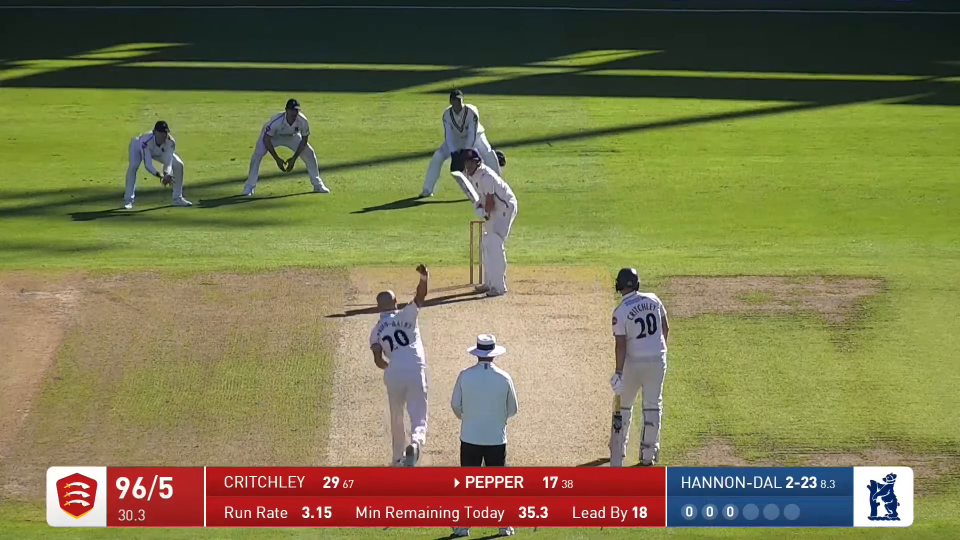
#> input picture frame 4 of trimmed.mp4, 1920 x 1080 px (shown at 1/2 size)
$ jupyter execute base-ball-detection.ipynb
#> lines starting #> are read from the running program, lines starting #| are printed output that depends on the picture; after the words box and inside, x2 and y2 are one past the last pixel; in counts of white or black regions, pixels touching at a corner belong together
[cell 1]
import cv2
import numpy as np

def detect_with_contours(video_path, output_path=None):
    # Load the video
#> called with video_path = 'trimmed.mp4', output_path = 'output_contour.mp4'
    cap = cv2.VideoCapture(video_path)

    # Check if video opened successfully
    if not cap.isOpened():
        print("Error: Could not open video.")
        return

    # Get video properties
    frame_width = int(cap.get(cv2.CAP_PROP_FRAME_WIDTH))
    frame_height = int(cap.get(cv2.CAP_PROP_FRAME_HEIGHT))
    fps = cap.get(cv2.CAP_PROP_FPS)

    # Set up video writer if output path is provided
    if output_path:
        fourcc = cv2.VideoWriter_fourcc(*'mp4v')
        out = cv2.VideoWriter(output_path, fourcc, fps, (frame_width, frame_height))

    while True:
        # Read a frame
        ret, frame = cap.read()
#> frame is the input picture: shape (1080, 1920, 3); mean B, G, R 78.2, 121.6, 124.7

        if not ret:
            break

        # Convert to grayscale
        gray = cv2.cvtColor(frame, cv2.COLOR_BGR2GRAY)
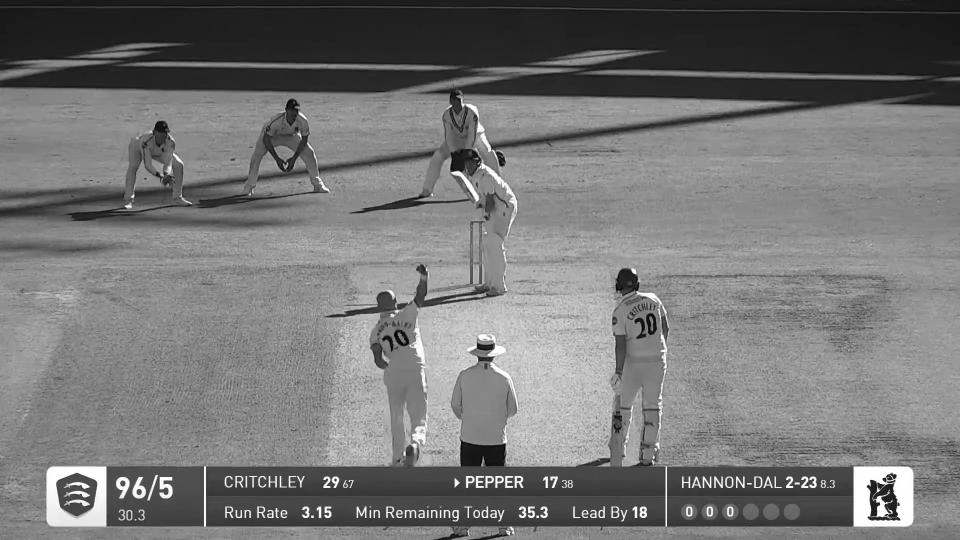
#> gray: shape (1080, 1920) (shown at 1/2 size); min 0, max 255, mean 117.6

        # Apply threshold to get binary image
        _, thresh = cv2.threshold(gray, 100, 255, cv2.THRESH_BINARY_INV)
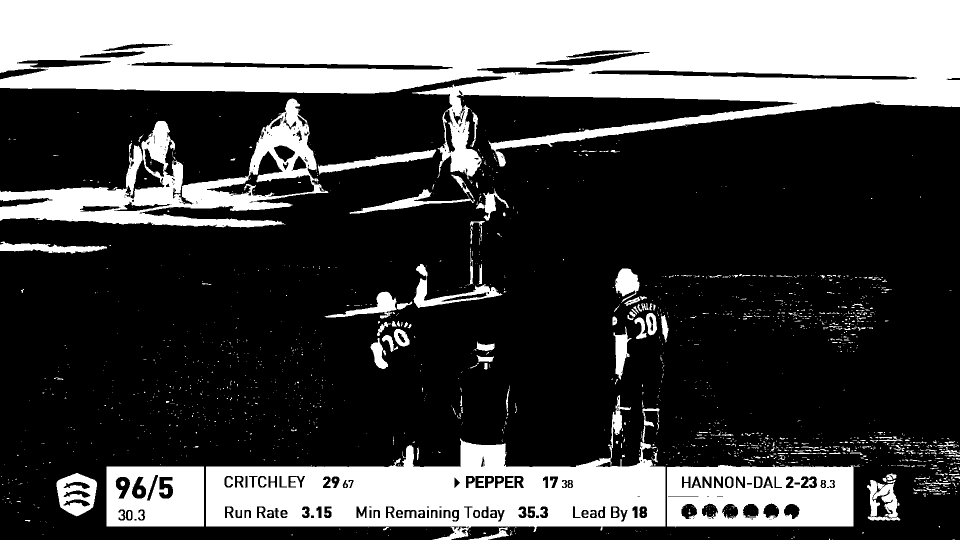
#> thresh: shape (1080, 1920) (shown at 1/2 size); 30.1% white; 1713 white regions (1496 under 20 px)

        # Find contours
        contours, _ = cv2.findContours(thresh, cv2.RETR_EXTERNAL, cv2.CHAIN_APPROX_SIMPLE)
#> contours = 1632 contours, 1544 with area under 20; largest, box (x1, y1, x2, y2) and area: (0, 0, 1920, 359) 379251, (412, 790, 1331, 1080) 117019, (0, 197, 657, 455) 57381, (1334, 929, 1707, 1055) 44163, (213, 933, 408, 1053) 23086

        for contour in contours:
            # Calculate area
            area = cv2.contourArea(contour)

            # Filter small contours
            if area < 50 or area > 100:
                continue

            # Calculate circularity
            perimeter = cv2.arcLength(contour, True)
            circularity = 4 * np.pi * area / (perimeter * perimeter) if perimeter > 0 else 0

            # If sufficiently circular
            if circularity > 0.7:
                # Get bounding rectangle
                x, y, w, h = cv2.boundingRect(contour)
                cv2.rectangle(frame, (x, y), (x + w, y + h), (0, 255, 0), 2)
                cv2.putText(frame, f"Ball ({circularity:.2f})", (x, y-10),
                            cv2.FONT_HERSHEY_SIMPLEX, 0.5, (0, 255, 0), 2)
#> this loop made 1632 passes
#> area on passes 37, 39: 455, 23.5

        # Write frame to output video if specified
        if output_path:
            out.write(frame)

    # Release everything when done
    cap.release()
    if output_path:
        out.release()

    print("Processing complete!")

# Try both methods
if __name__ == "__main__":
    video_path = "trimmed.mp4"
    output_path2 = "output_contour.mp4"

    print("Running contour-based detection...")
    detect_with_contours(video_path, output_path2)

$ run again, starting later in the video
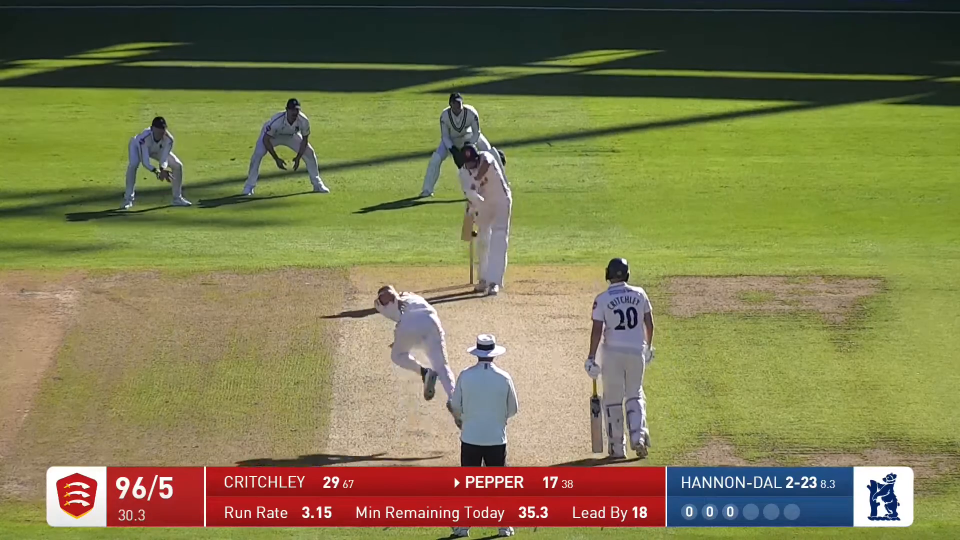
#> input picture frame 18 of trimmed.mp4, 1920 x 1080 px (shown at 1/2 size)
#> in detect_with_contours, frame is the input picture: shape (1080, 1920, 3); mean B, G, R 78.7, 121.9, 125.2
#> in detect_with_contours, `gray = cv2.cvtColor(frame, cv2.COLOR_BGR2GRAY)`:
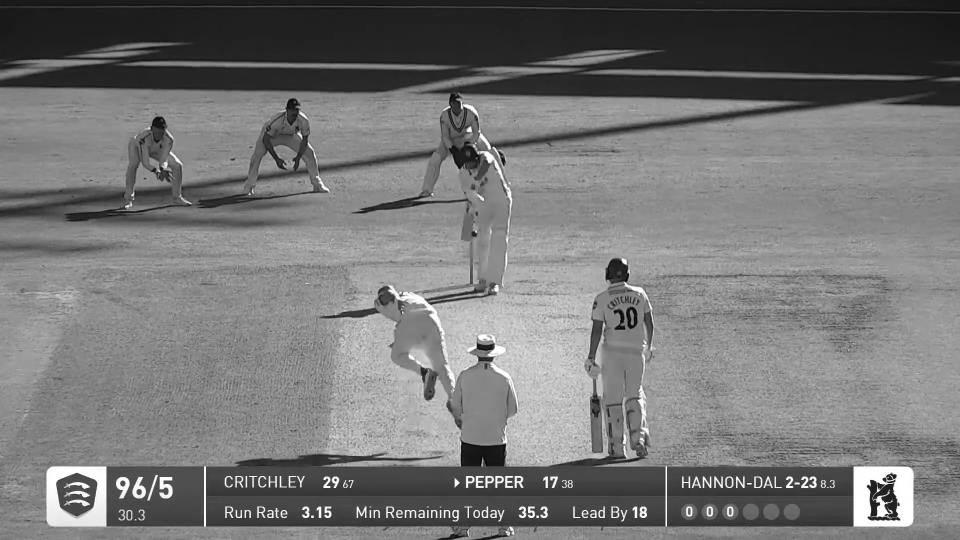
#> gray: shape (1080, 1920) (shown at 1/2 size); min 0, max 255, mean 117.9
#> in detect_with_contours, `_, thresh = cv2.threshold(gray, 100, 255, cv2.THRESH_BINARY_INV)`:
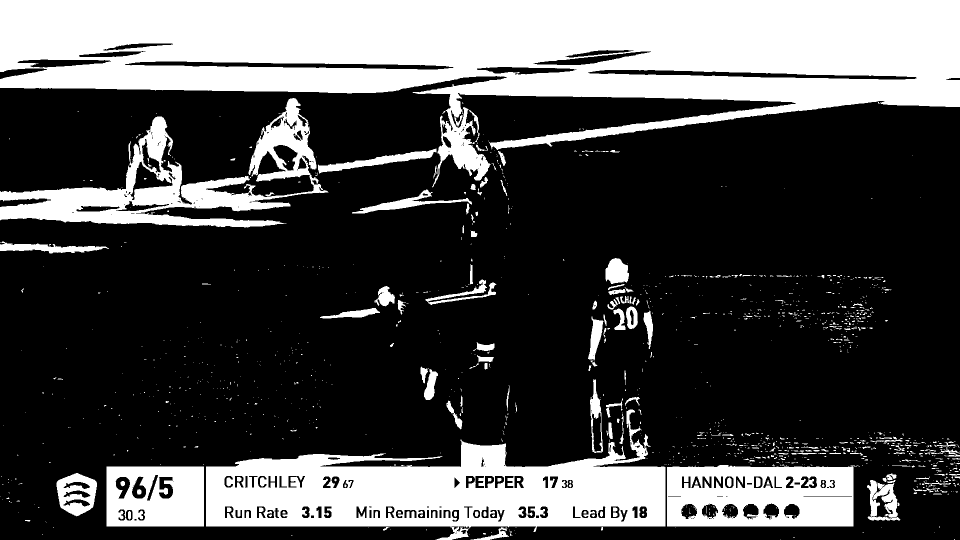
#> thresh: shape (1080, 1920) (shown at 1/2 size); 30.1% white; 1261 white regions (1060 under 20 px)
#> contours = 1187 contours, 1092 with area under 20; largest, box (x1, y1, x2, y2) and area: (0, 0, 1920, 375) 378716, (412, 819, 1331, 1080) 122000, (0, 196, 657, 455) 52906, (1334, 930, 1720, 1053) 44141, (213, 933, 408, 1053) 23086
#> the loop in detect_with_contours, `for contour in contours:` made 1187 passes
#> (area, perimeter, circularity, x, y, w, h) on pass 1118: (79.5, 37.56, 0.708, 941, 368, 11, 12)

$ run again, starting later in the video
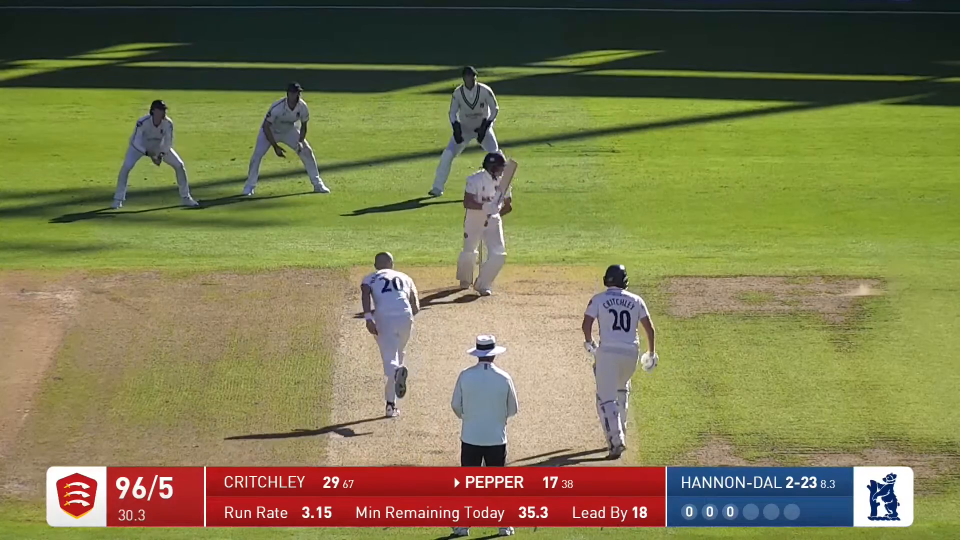
#> input picture frame 32 of trimmed.mp4, 1920 x 1080 px (shown at 1/2 size)
#> in detect_with_contours, frame is the input picture: shape (1080, 1920, 3); mean B, G, R 78.7, 121.8, 125.2
#> in detect_with_contours, `gray = cv2.cvtColor(frame, cv2.COLOR_BGR2GRAY)`:
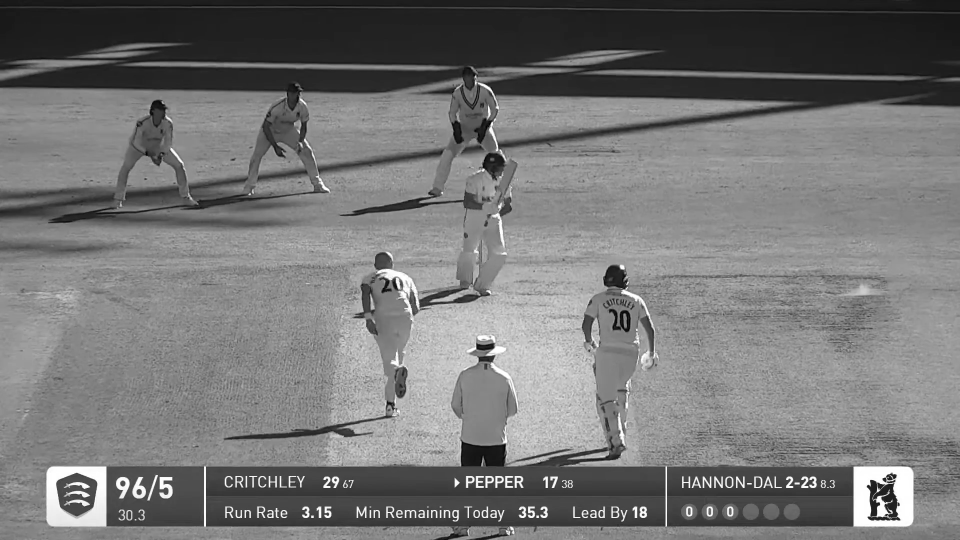
#> gray: shape (1080, 1920) (shown at 1/2 size); min 0, max 255, mean 117.9
#> in detect_with_contours, `_, thresh = cv2.threshold(gray, 100, 255, cv2.THRESH_BINARY_INV)`:
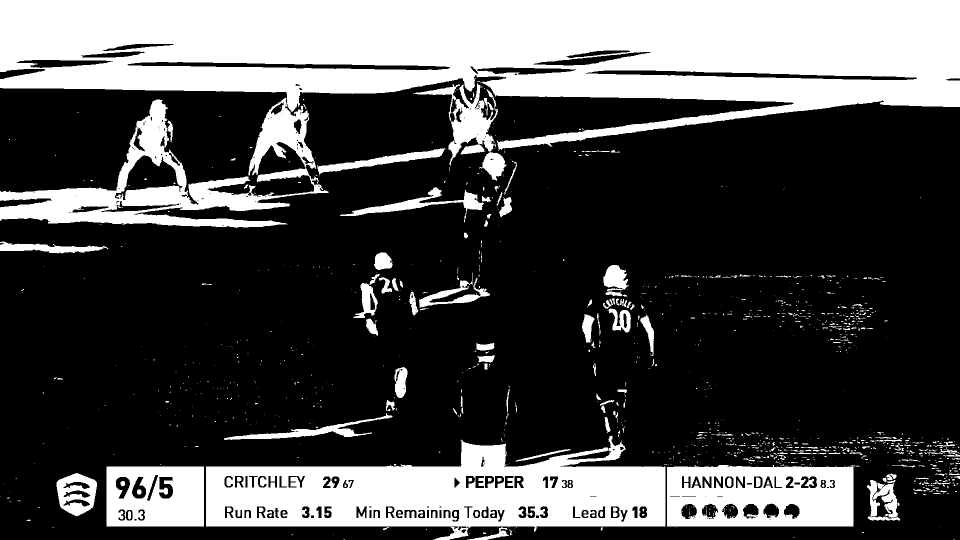
#> thresh: shape (1080, 1920) (shown at 1/2 size); 30.4% white; 1159 white regions (956 under 20 px)
#> contours = 1085 contours, 987 with area under 20; largest, box (x1, y1, x2, y2) and area: (0, 0, 1920, 352) 380572, (412, 871, 1331, 1080) 117696, (0, 199, 657, 456) 47109, (1334, 930, 1711, 1053) 44167, (213, 933, 408, 1053) 23086
#> the loop in detect_with_contours, `for contour in contours:` made 1085 passes
#> (area, perimeter, circularity, x, y, w, h) on pass 993: (55.5, 29.56, 0.798, 928, 465, 8, 12)
